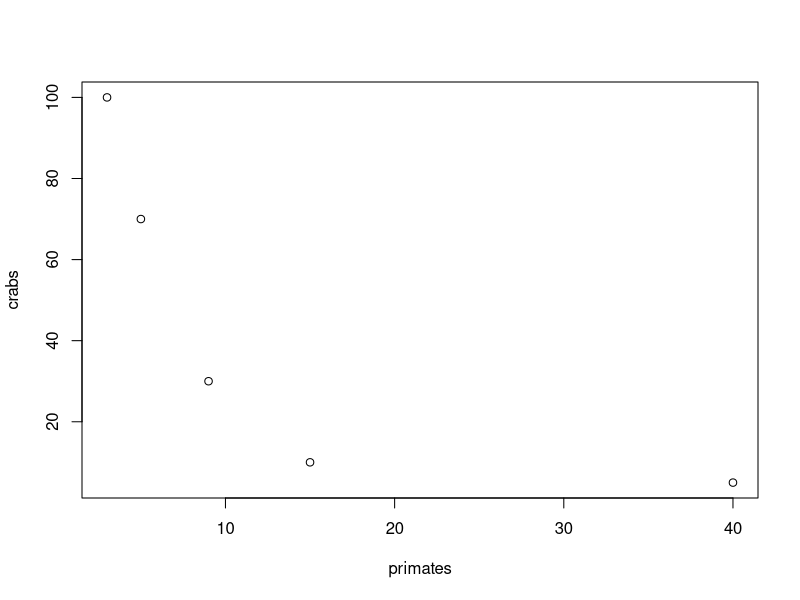
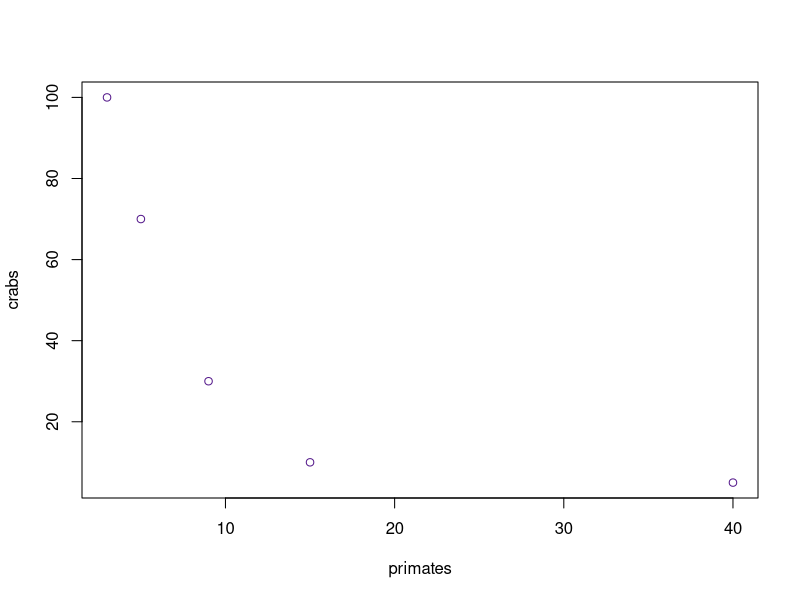
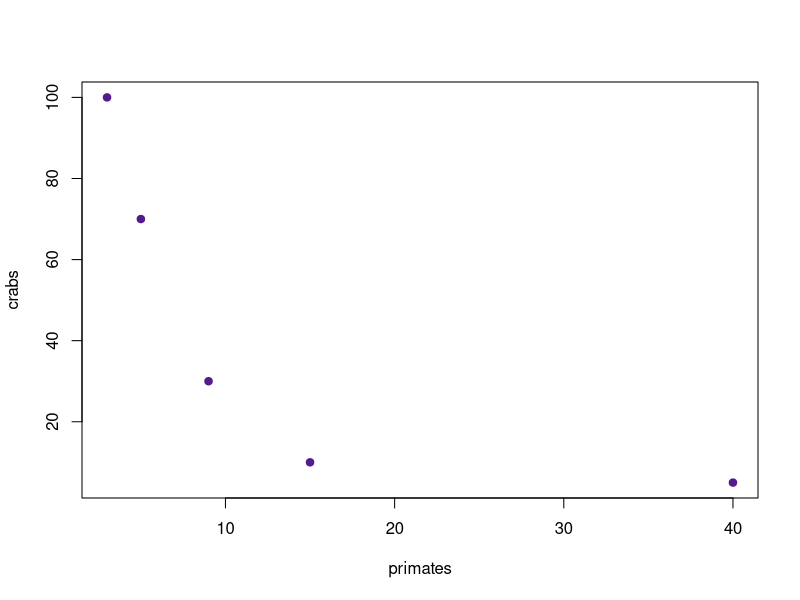
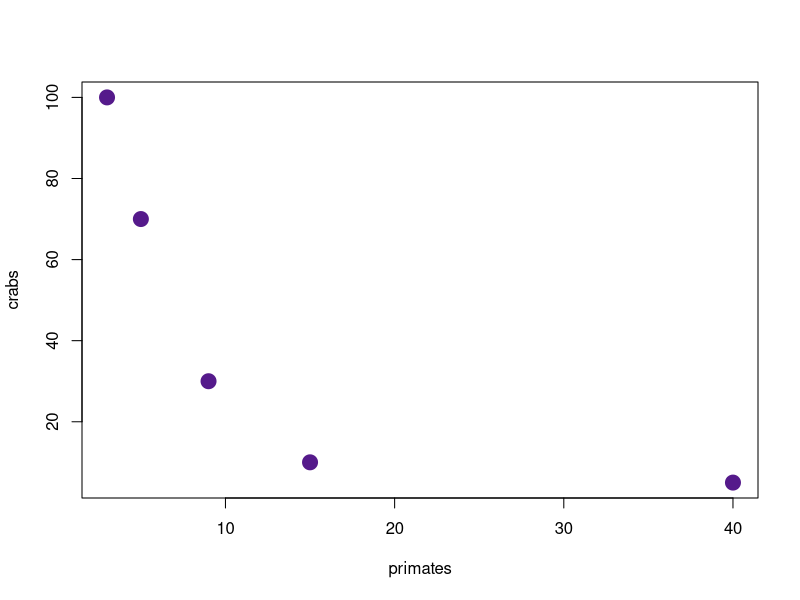
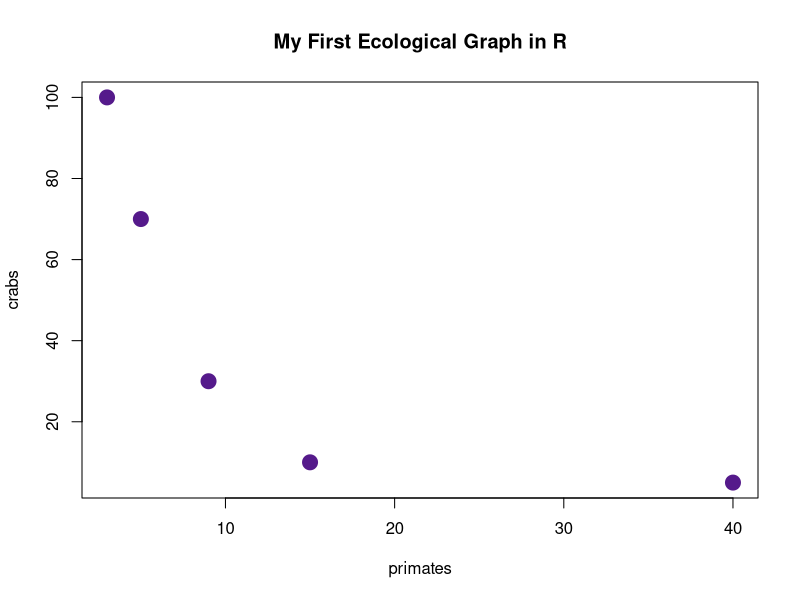

Reproduce these figures in R, in order.
### This is the comment code so it does not read this line!

# This is an array, put a "c" before the array 
## arrow will assign name to the data set 
primates <- c(3, 5, 9, 15, 40)
### now you input the name into code and it will show the data set in R
primates

#new set:
crabs <- c(100, 70, 30, 10, 5)
crabs
#R gives data set

# First Plot in R
### generic plot funciton, plot(x-axis, y-axis).... "arguments" are what you put into the function
plot(primates, crabs)

#Lets change the color of the plot!
## add additional argument col=""
plot(primates, crabs, col="purple4")

#Lets change the simple 
## add another argument pch=code of symbol you want 
plot(primates, crabs, col="purple4", pch=19 )

#Lets add character exageration (size increase of points)
## add argument cex= 
plot(primates, crabs, col="purple4", pch=19, cex=2)

#Lets add a title to the graph
## input title argument main= 
plot(primates, crabs, col="purple4", pch=19, cex=2, main="My First Ecological Graph in R")
